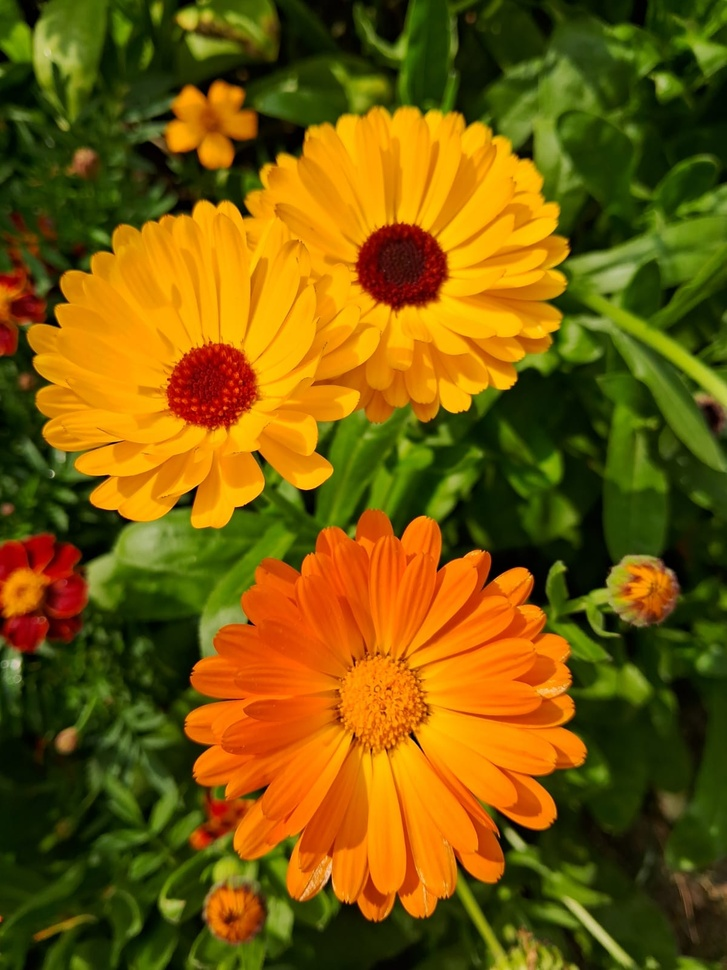
#> input picture images/FLOWER.jpeg, 727 x 970 px, shrunk from 1200 x 1600 before the run, found by its file name
$ python Bit_Length_sliching.py
#> lines starting #> are read from the running program, lines starting #| are printed output that depends on the picture; after the words box and inside, x2 and y2 are one past the last pixel; in counts of white or black regions, pixels touching at a corner belong together
import cv2
import numpy as np
import matplotlib.pyplot as plt

# Load grayscale image
img = cv2.imread('/Users/akhi/Desktop/DIP/images/FLOWER.jpeg', cv2.IMREAD_GRAYSCALE)
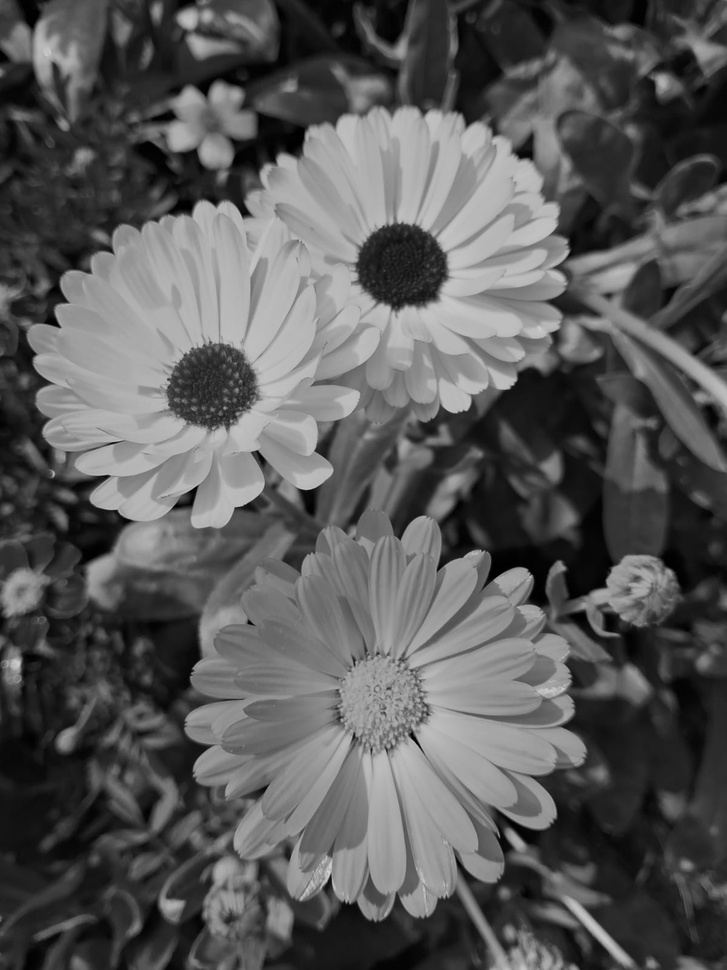
#> img: shape (970, 727); min 0, max 217, mean 88.9

# Check if the image is loaded
if img is None:
    print("Image not found. Make sure 'image.png' is in your working directory.")
else:
    # Create bit-plane images
    bit_planes = []
    for i in range(8):
        plane = cv2.bitwise_and(img, 1 << i)
        plane = np.where(plane > 0, 255, 0).astype(np.uint8)
        bit_planes.append(plane)
#> this loop made 8 passes
#> pass 1, `plane = cv2.bitwise_and(img, 1 << i)`:
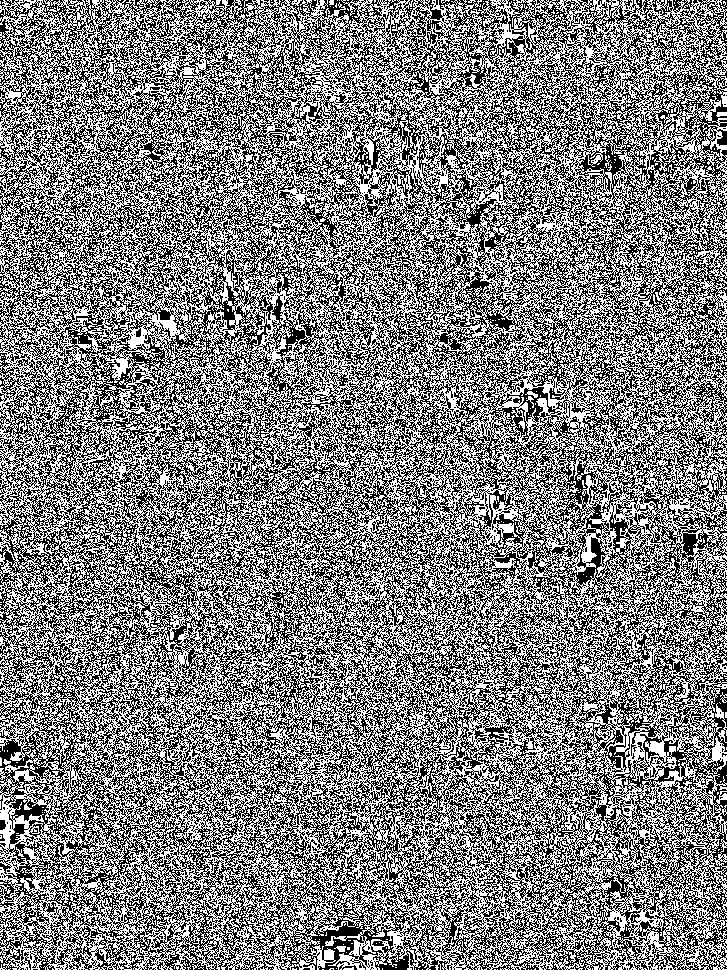
#> plane: shape (970, 727); values 0 (black) and 1 (white), 49.9% white in thin lines or dots
#> pass 2, `plane = cv2.bitwise_and(img, 1 << i)`:
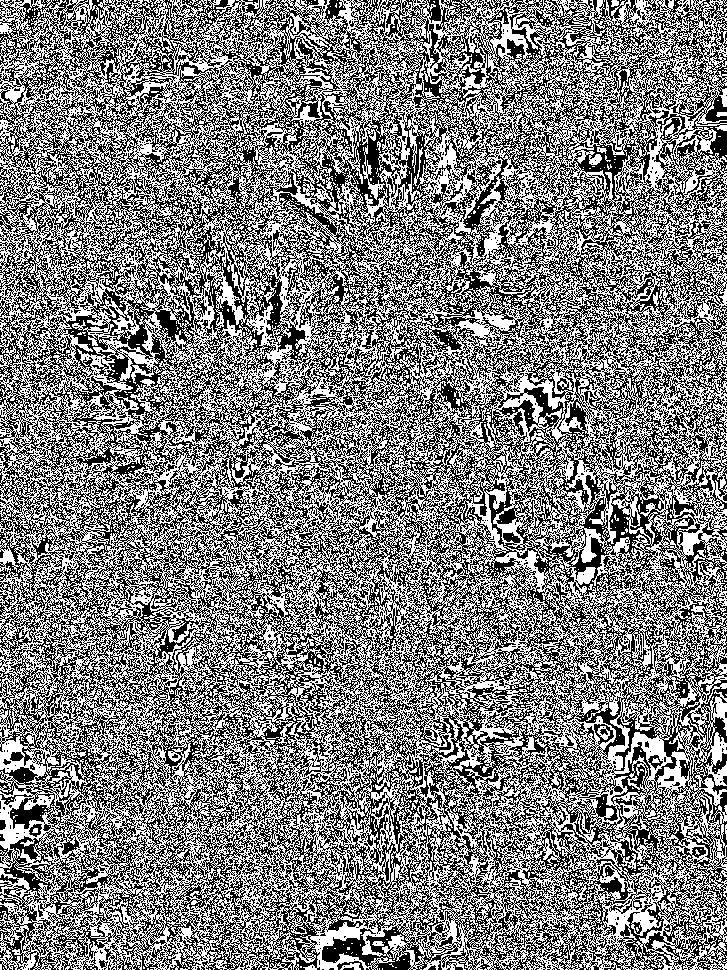
#> plane: shape (970, 727); values 0 (black) and 2 (white), 50% white; black in thin lines or dots
#> after the loop, bit_planes = 8 items

    # Plot original image and bit-planes (LSB to MSB)
    plt.figure(figsize=(15, 6))

    # Original image
    plt.subplot(3, 3, 1)
    plt.imshow(img, cmap='gray')
    plt.title('Original Image')
    plt.axis('off')

    # Bit planes from 0 (LSB) to 7 (MSB)
    for i in range(8):
        plt.subplot(3, 3, i + 2)
        plt.imshow(bit_planes[i], cmap='gray')
        plt.title(f'Bit Plane {i} (LSB)' if i == 0 else f'Bit Plane {i}')
        plt.axis('off')

    plt.tight_layout()
    plt.show()
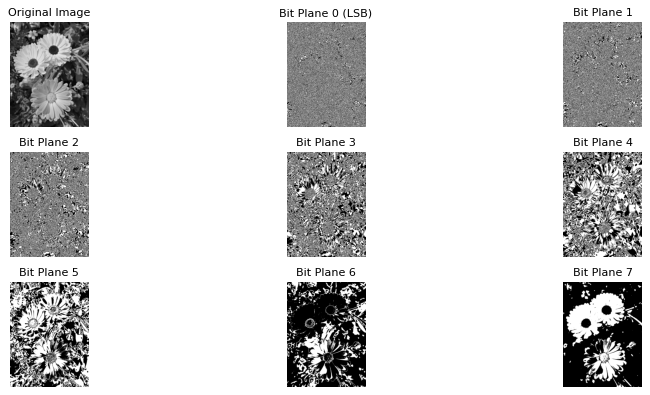
#> figure drawn by matplotlib, 9 panels

$ run again, with images/images.jpeg copied over images/FLOWER.jpeg
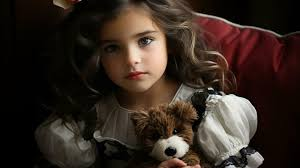
#> input picture images/images.jpeg, 300 x 168 px, found by its file name
#> the loop `for i in range(8):` made 8 passes
#> pass 1, `plane = cv2.bitwise_and(img, 1 << i)`:
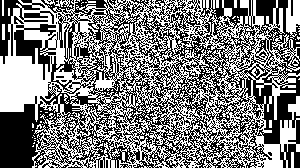
#> plane: shape (168, 300); values 0 (black) and 1 (white), 49% white; 165 white regions (154 under 20 px), largest, box (x1, y1, x2, y2) and area: (0, 0, 300, 168) 23452, (286, 0, 300, 39) 393, (44, 0, 72, 8) 89
#> pass 2, `plane = cv2.bitwise_and(img, 1 << i)`:
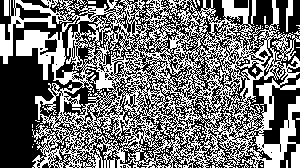
#> plane: shape (168, 300); values 0 (black) and 2 (white), 45.2% white; 147 white regions (141 under 20 px), largest, box (x1, y1, x2, y2) and area: (0, 0, 300, 168) 22011, (286, 0, 293, 32) 128, (251, 0, 256, 25) 81, (4, 0, 9, 16) 80, (251, 104, 262, 113) 27, (87, 0, 96, 4) 25
#> after the loop `for i in range(8):`: bit_planes = 8 items

$ run again, with images/scn.jpeg copied over images/FLOWER.jpeg
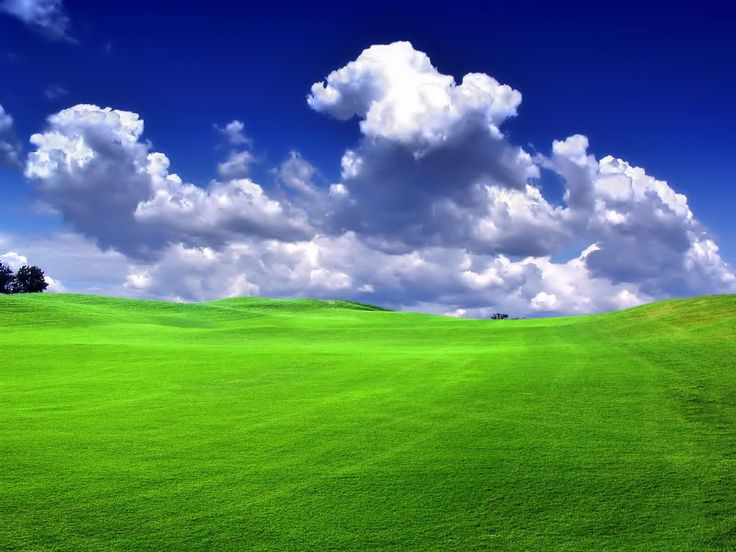
#> input picture images/scn.jpeg, 736 x 552 px, found by its file name
#> the loop `for i in range(8):` made 8 passes
#> pass 1, `plane = cv2.bitwise_and(img, 1 << i)`:
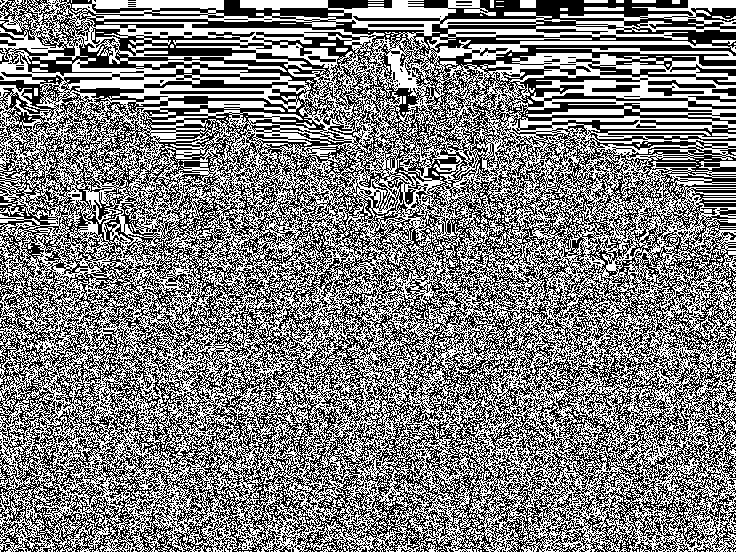
#> plane: shape (552, 736); values 0 (black) and 1 (white), 50.1% white; black in thin lines or dots
#> pass 2, `plane = cv2.bitwise_and(img, 1 << i)`:
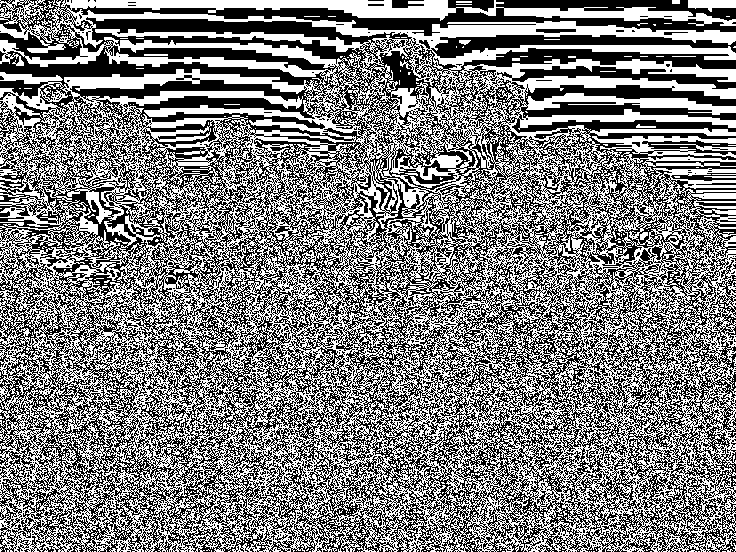
#> plane: shape (552, 736); values 0 (black) and 2 (white), 49.6% white in thin lines or dots
#> after the loop `for i in range(8):`: bit_planes = 8 items
